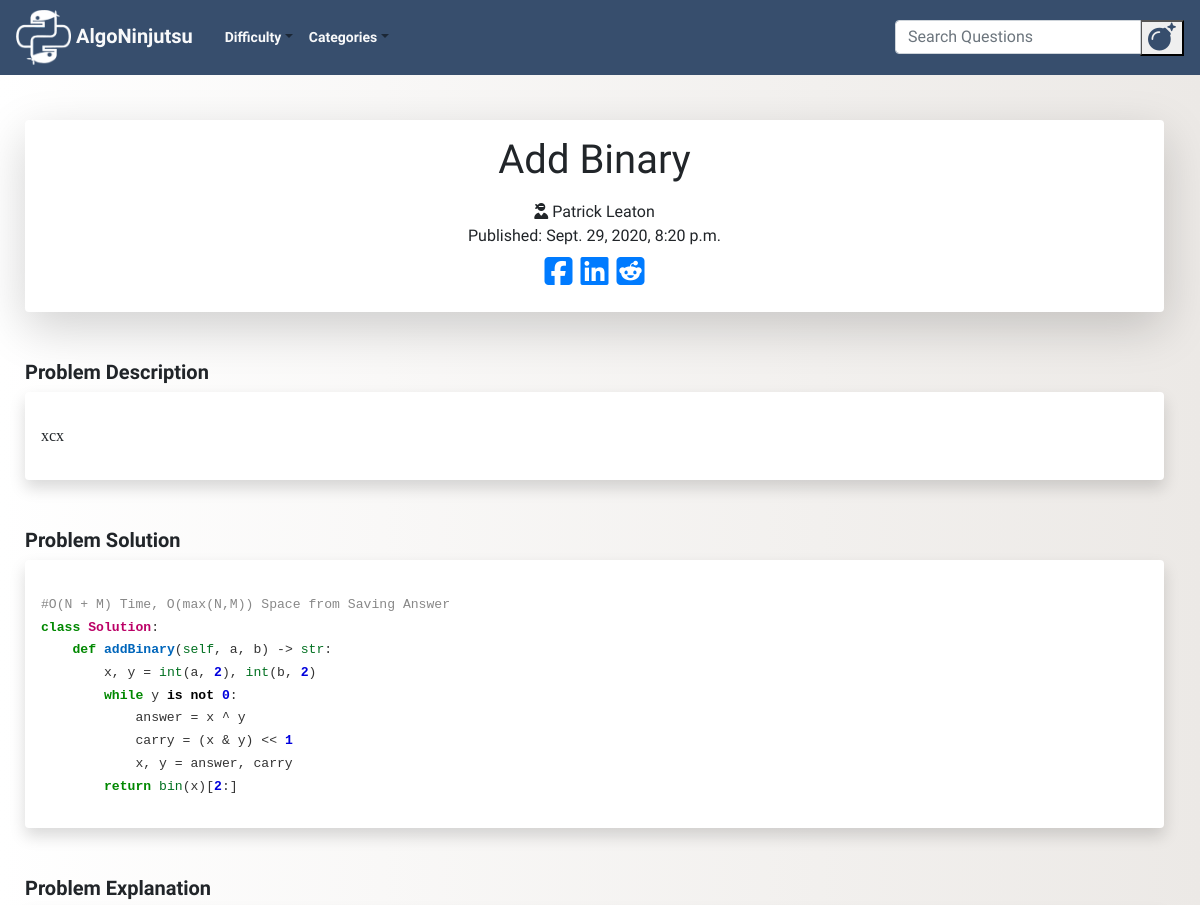
The app's page /post/17/ (upper part), older data.
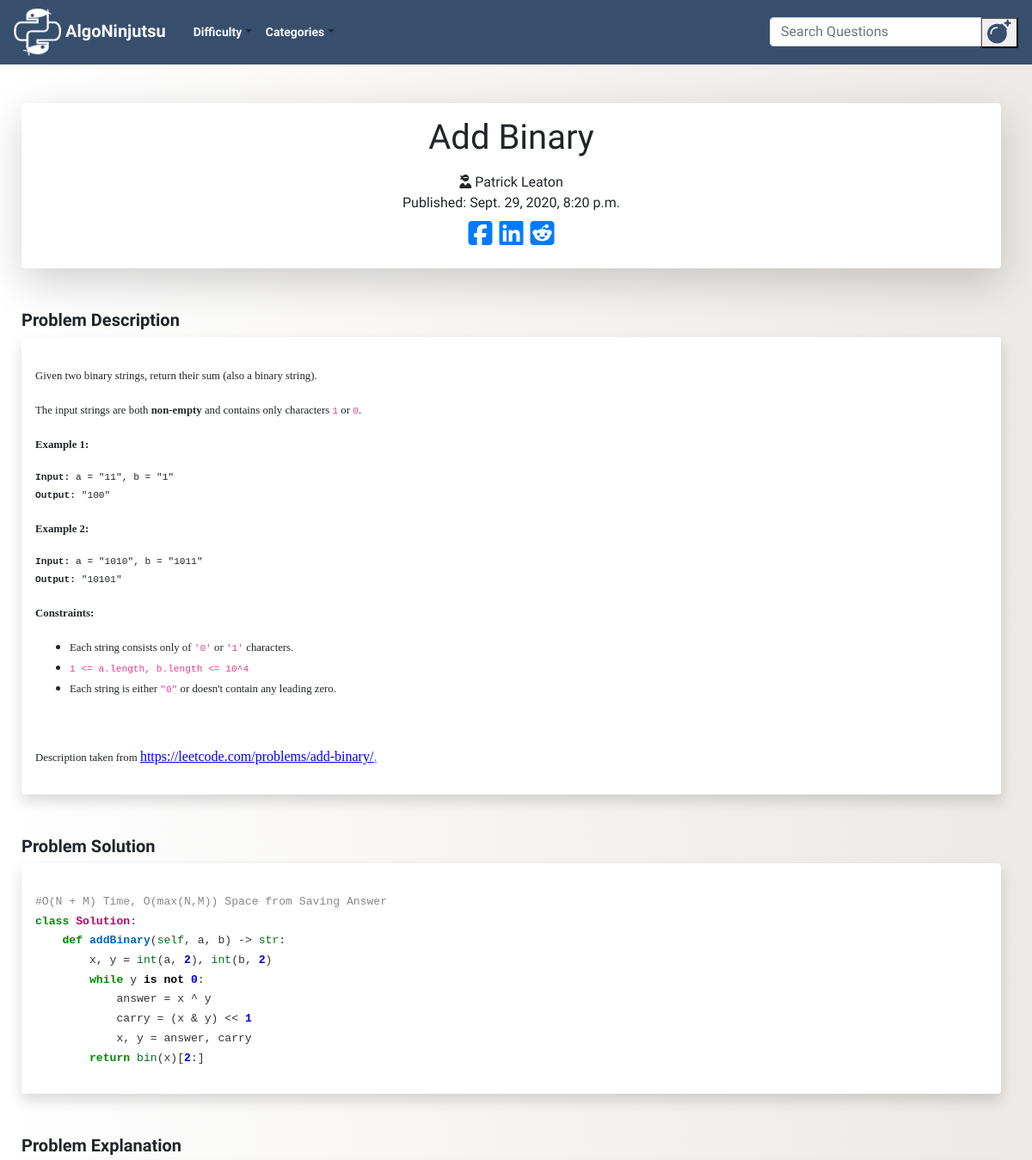
The same page, newer data.
### blog/models.py (models this page shows, shortened)
class Post(models.Model):
    author = models.TextField()
    title = RichTextField()
    category = models.TextField(choices = CATEGORY_CHOICES, default = 'arrays')
    alt_category = models.TextField(choices = CATEGORY_CHOICES, blank=True, null = True)
    difficulty = models.TextField(choices = DIFFICULTY_CHOICES, default = 'easy')
    description = RichTextField()
    text = RichTextField()
    explanation = RichTextField()
    additional_notes = RichTextField(blank=True, null = True)
    published_date = models.DateTimeField(blank=True, null=True)

### blog/views.py (the view)
# urls.py: path('post/<int:pk>/', views.PostDetailView.as_view(), name='post_detail'),
class PostDetailView(DetailView):
    model = Post

### blog/templates/blog/post_detail.html (shortened to what this page needs)
{% extends 'blog/base.html' %}
{% block content %}
<div class="pops col-md-12">
  <div class="detail_title shadow-lg p-3 mb-5 bg-white rounded">
    <div align="center">
      <h1 class="posttitle">{{post.title|safe}}</h1>
      <i class="fas fa-user-ninja"></i>
      {{post.author}}
    </div>
    {% if post.published_date %}
    <div class="date postdate">
      Published: {{ post.published_date }}
    </div>
    {% else %}
    <a class="btn btn-default" href="{% url 'post_publish' pk=post.pk%}">Publish</a>
    {% endif %}
    <div class="fa-2x social_links" align="center">
      <a href="https://www.facebook.com/sharer/sharer.php?u={{request.build_absolute_uri}}">
        <i class="fab fa-facebook-square"></i>
      </a>
        <a href="https://www.linkedin.com/shareArticle?mini=true&url={{request.build_absolute_uri}}&title=Gaijin%20Gaming&summary=Check%20out%20this%20article%20from%20Gaijin%20Gaming%20&source={{request.build_absolute_uri}}">
        <i class="fab fa-linkedin"></i>
      </a>
      <a href="http://www.reddit.com/submit?url={{request.build_absolute_uri}}&title=Check%20out%20this%20article%20from%20Gaijin%20Gaming">
        <i class="fab fa-reddit-square"></i>
      </a>
     </div>
  </div>
<h5><b>Problem Description</b></h5>
  <div class="postdescription shadow p-3 mb-5 bg-white rounded">
      <p>{{ post.description|safe}}</p>
  </div>
<h5><b>Problem Solution</b></h5>
  <div class="posttext shadow p-3 mb-5 bg-white rounded">
      <p>{{ post.text|safe}}</p>
  </div>
<h5><b>Problem Explanation</b></h5>
  </div>
  {% endblock %}

Row changes from the older to the newer data that the page shows:
changed Post "Add Binary": description "xcx" → "Given two binary strings, return their sum (also a binary string). The input strings are both non-empty and contains only characters 1 or 0 . Example 1: Input: a = \"11\", b = \"1\" Output: \"100\" Example 2: Input: a = \"1010\", b = \"1011\" Output: \"10101\" Constraints: Each string consists only of '0' or '1' characters. 1 <= a.length, b.length <= 10^4 Each string is either \"0\" or doesn't contain any leading zero. Description taken from https://leetcode.com/problems/add-binary/ ."
